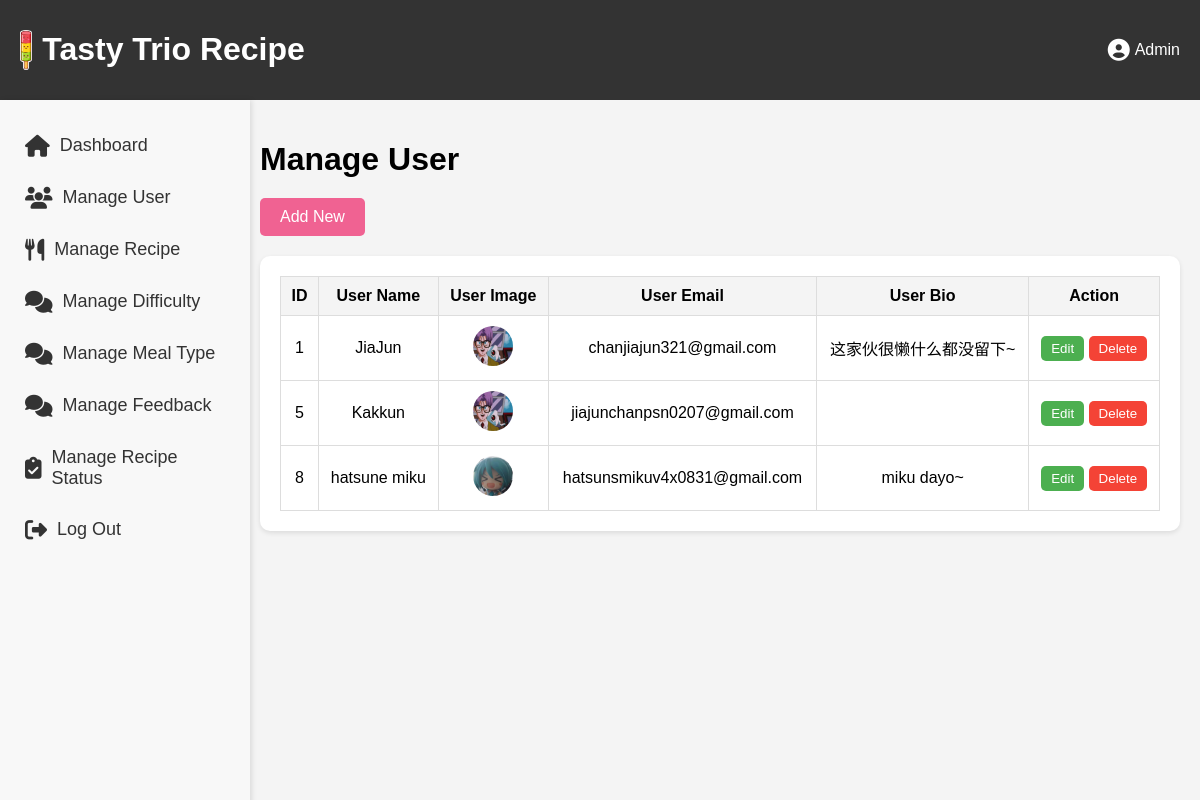
The app's page /manage-user.php with its own data.
### tables this page shows
CREATE TABLE `registered_user` (
  `userID` int(11) NOT NULL,
  `userImg` varchar(255) DEFAULT NULL,
  `userName` varchar(255) NOT NULL,
  `userEmail` varchar(255) NOT NULL,
  `userPass` varchar(255) NOT NULL,
  `userBio` text DEFAULT NULL,
  `favID` int(11) DEFAULT NULL,
  `reset_token` varchar(255) DEFAULT NULL
);

### manage-user.php (the view, shortened to what this page needs)
<?php include 'db.php'; ?>
<!DOCTYPE html>
<html lang="en">
<head>
</head>
<body>
    <?php include('admin_Side_Nav.php'); ?>
    <div class="main-content">
        <h1>Manage User</h1>
        <a href="#" class="add-btn">Add New</a>
        <div class="table-container">
            <table>
                <thead>
                    <tr>
                        <th>ID</th>
                        <th>User Name</th>
                        <th>User Image</th>
                        <th>User Email</th>
                        <th>User Bio</th>
                        <th>Action</th>
                    </tr>
                </thead>
                <tbody>
                    <?php
                    $sql = "SELECT userID, userName, userImg, userEmail, userBio FROM registered_user";
                    $result = $conn->query($sql);
                    if ($result->num_rows > 0) {
                        while ($row = $result->fetch_assoc()) {
                            echo "<tr>";
                            echo "<td>" . $row['userID'] . "</td>";
                            echo "<td>" . $row['userName'] . "</td>";
                            echo "<td><img src='" . $row['userImg'] . "' alt='User Image' class='user-image'></td>";
                            echo "<td>" . $row['userEmail'] . "</td>";
                            echo "<td>" . $row['userBio'] . "</td>";
                            echo "<td class='action-buttons'>
                                    <button class='edit-btn'>Edit</button>
                                    <button class='delete-btn'>Delete</button>
                                  </td>";
                            echo "</tr>";
                        }
                    } else {
                        echo "<tr><td colspan='6'>No users found.</td></tr>";
                    }
                    ?>
                </tbody>
            </table>
        </div>
    </div>
</body>
</html>

### manage-user.php (style rules this page uses)
body { margin: 0; font-family: Arial, sans-serif; background-color: #f4f4f4; }
.main-content { margin-left: 240px; padding: 20px; }
.main-content h1 { margin-bottom: 20px; }
.table-container { background-color: white; padding: 20px; border-radius: 10px; box-shadow: 0 2px 5px rgba(0, 0, 0, 0.1); }
table { width: 100%; border-collapse: collapse; }
table, th, td { border: 1px solid #ddd; }
th, td { padding: 10px; text-align: center; }
th { background-color: #f4f4f4; }
.add-btn { display: inline-block; padding: 10px 20px; background-color: #f06292; color: white; border-radius: 5px; text-decoration: none; margin-bottom: 20px; }
.action-buttons button { padding: 5px 10px; border: none; border-radius: 5px; cursor: pointer; }
.action-buttons .edit-btn { background-color: #4CAF50; color: white; }
.action-buttons .delete-btn { background-color: #f44336; color: white; }
img.user-image { width: 40px; height: 40px; border-radius: 50%; }

### admin_Side_Nav.php (style rules this page uses)
body { margin: 0; font-family: Arial, sans-serif; background-color: #f4f4f4; }

### records on screen
registered_user: userID "1", userName "JiaJun", userImg (picture), userEmail "chanjiajun321@gmail.com", userBio "这家伙很懒什么都没留下~"
registered_user: userID "5", userName "Kakkun", userImg (picture), userEmail "jiajunchanpsn0207@gmail.com"
registered_user: userID "8", userName "hatsune miku", userImg (picture), userEmail "hatsunsmikuv4x0831@gmail.com", userBio "miku dayo~"
